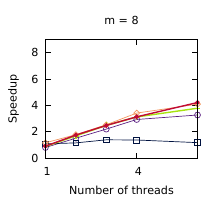

gnuplot code for this plot:
set title "m = 8"
set terminal pdf size 2.2,2.0
set output "./results/LUD_n___512,_m___8.pdf"
set key off
set xrange [1:6]
set xtics (1, 4)
set xlabel "Number of threads"
set yrange [0:9]
set ytics (0, 2, 4, 6, 8)
set ylabel "Speedup"
plot './results/LUD_n___512,_m___8.dat' using 1:2 title "Work stealing" pointsize 0.7 lw 1 pt 6 linecolor rgb "#5B2182" with linespoints, \
  './results/LUD_n___512,_m___8.dat' using 1:3 title "OpenMP (loops)" pointsize 0.7 lw 1 pt 4 linecolor rgb "#001240" with linespoints, \
  './results/LUD_n___512,_m___8.dat' using 1:4 title "OpenMP (tasks)" pointsize 0.7 lw 1 pt 12 linecolor rgb "#F3965E" with linespoints, \
  './results/LUD_n___512,_m___8.dat' using 1:5 title "Multi-atomics" pointsize 0.7 lw 1 pt 1 linecolor rgb "#6E3B23" with linespoints, \
  './results/LUD_n___512,_m___8.dat' using 1:6 title "Work assisting" pointsize 0.4 lw 2 pt 7 linecolor rgb "#C00A35" with linespoints
